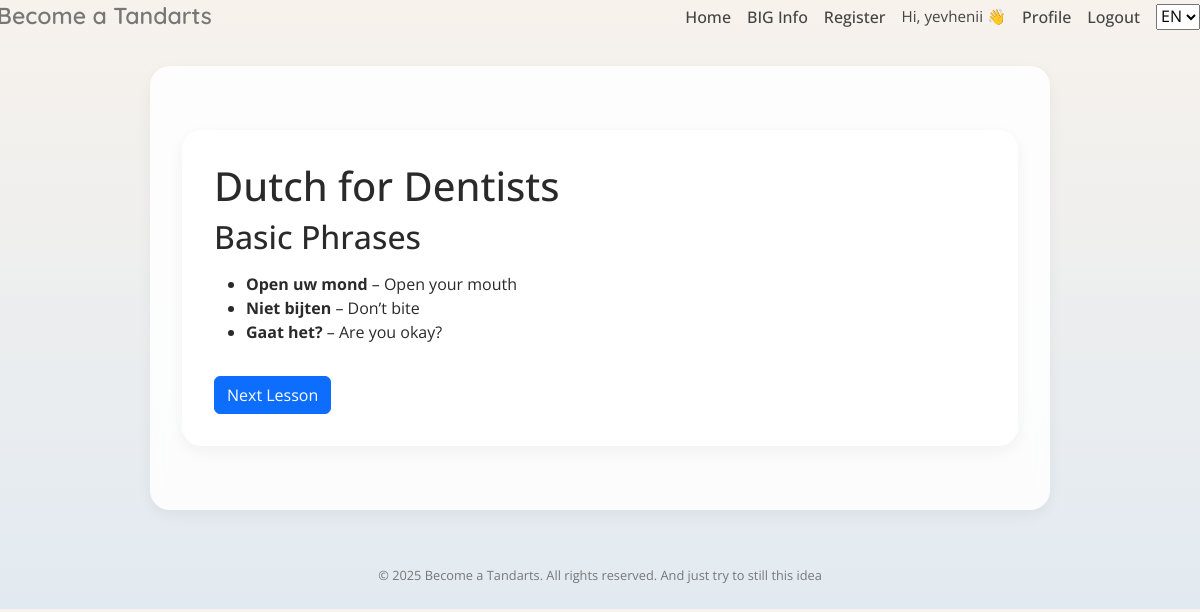
The page /lesson/4/0?lang=en (signed in) on the database its author committed.
### models.py (models this page shows)
class User(db.Model):
    id = db.Column(db.Integer, primary_key=True)
    name = db.Column(db.String(150), nullable=False)
    email = db.Column(db.String(150), unique=True, nullable=False)
    password = db.Column(db.String(200), nullable=False)
    has_subscription = db.Column(db.Boolean, default=False)
    is_admin = db.Column(db.Boolean, default=False)
    registered_at = db.Column(db.DateTime, default=datetime.utcnow)

class Module(db.Model):
    id = db.Column(db.Integer, primary_key=True)
    title = db.Column(db.String(150), nullable=False)
    description = db.Column(db.Text)
    is_premium = db.Column(db.Boolean, default=True)
    lessons = db.relationship("Lesson", backref="module", lazy=True)

class Lesson(db.Model):
    id = db.Column(db.Integer, primary_key=True)
    module_id = db.Column(db.Integer, db.ForeignKey("module.id"), nullable=False)
    title = db.Column(db.String(255), nullable=False)
    content = db.Column(db.Text, nullable=False)
    quiz = db.Column(db.JSON, nullable=True)

### routes/lesson_routes.py (the view, shortened to what this page needs)
@lesson_bp.route("/lesson/<int:module_id>/<int:lesson_index>", methods=["GET", "POST"])
def lesson_view(module_id, lesson_index):
    if not session.get("user_id"):
        return redirect(url_for("auth_bp.login"))
    user = User.query.get(session["user_id"])
    module = Module.query.get_or_404(module_id)
    lessons = Lesson.query.filter_by(module_id=module.id).order_by(Lesson.id).all()
    if lesson_index >= len(lessons):
        flash("Lesson not found.")
        return redirect(url_for("learn"))
    lesson = lessons[lesson_index]
    result = None
    return render_template("lesson.html", module=module, lesson=lesson, index=lesson_index, total=len(lessons), result=result)

### app.py (called while the page is built)
@app.before_request
def debug_requests():
    print("🔍 Запрос на маршрут:", request.path)

@app.context_processor
def inject_globals():
    lang = request.args.get("lang", "en")
    return dict(lang=lang, session=session)

### templates/lesson.html (shortened to what this page needs)
{% extends "base.html" %}
{% block content %}
  <div class="container">
    <h1>{{ module.title }}</h1>
    <h2>{{ lesson.title }}</h2>
    <div class="lesson-content" style="margin-top: 1rem; margin-bottom: 2rem;">
      {{ lesson.content | safe }}
    </div>
    {% if index + 1 < total %}
      <a href="{{ url_for('lesson_bp.lesson_view', module_id=module.id, lesson_index=index + 1, lang=lang) }}" class="btn btn-primary">Next Lesson</a>
    {% else %}
      <p><strong>🎉 You’ve completed all lessons in this module!</strong></p>
<a href="{{ url_for('main_bp.learn', lang=lang) }}" class="btn btn-outline-success" style="margin-top: 1rem;">Return to Modules</a>
    {% endif %}
  </div>
{% endblock %}

### templates/_header.html (shortened to what this page needs)
<header style="display: flex; justify-content: space-between; align-items: center; margin-bottom: 2rem;">
  <div class="brand-text">Become a Tandarts</div>
  <nav style="flex-grow: 1; display: flex; justify-content: flex-end; align-items: center; gap: 1rem;">
    <a href="{{ url_for('main_bp.index', lang=lang) }}">Home</a>
    <a href="{{ url_for('main_bp.big_info', lang=lang) }}">BIG Info</a>
    <a href="{{ url_for('auth_bp.register', lang=lang) }}">Register</a>
    {% if session.user_id %}
    <span style="font-size: 0.95rem; color: #444;">Hi, {{ session.user_name }} 👋</span>
    <a href="{{ url_for('main_bp.profile', lang=lang) }}">Profile</a>
    <a href="{{ url_for('auth_bp.logout', lang=lang) }}">Logout</a>
    {% else %}
    <a href="{{ url_for('auth_bp.login', lang=lang) }}">Login</a>
    {% endif %}
    <select class="lang-switch">
      <option value="en" {% if lang == 'en' %}selected{% endif %}>EN</option>
    </select>
  </nav>
</header>

### static/style.css (style rules this page uses)
body { margin: 0; font-family: 'Open Sans', sans-serif; background: linear-gradient(to bottom, #f7f2ec, #e2eaf1); color: #2a2a2a; }
.container { background: rgba(255, 255, 255, 0.85); border-radius: 20px; box-shadow: 0 5px 15px rgba(0, 0, 0, 0.05); max-width: 900px; width: 100%; overflow: hidden; padding: 2rem; backdrop-filter: blur(8px); margin: 2rem auto; }
nav a { color: #444 !important; text-decoration: none; font-weight: 500; transition: color 0.2s ease-in-out; }
.brand-text { font-family: 'Quicksand', sans-serif; font-weight: 600; font-size: 1.4rem; color: #444; transition: all 0.3s ease; cursor: default; }

### rows shown on the page
User: user_name "yevhenii"
Module: title "Dutch for Dentists"
Lesson: title "Basic Phrases", content "Open uw mond – Open your mouth Niet bijten – Don’t bite Gaat het? – Are you okay?"
